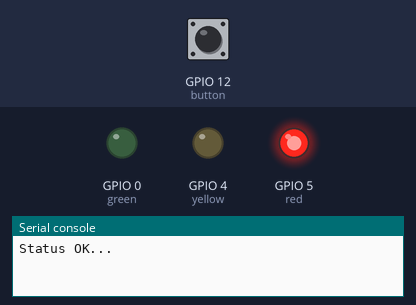
Bench run of a program on a simulated ESP8266 board running MicroPython. On the bench: output pins drawn as LEDs (lit = HIGH), the last lines printed to the serial console. The inputs (shaded band) are chosen by the test bench; at power-on: GPIO 12 (button) HIGH. WiFi joins after 1.5 s.

Above: at 1.2 s.
1.3 s: GPIO 12 (button) pulled LOW for 0.15 s
At 2.2 s:
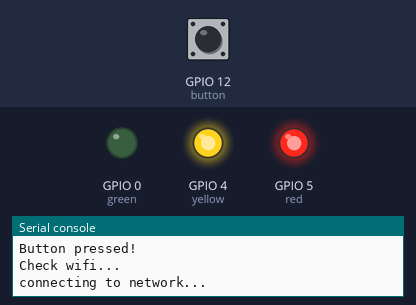
At 3.5 s:
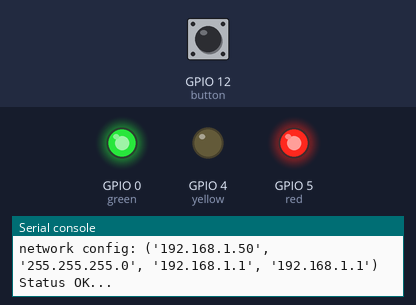
4.3 s: GPIO 12 (button) pulled LOW for 1 s
At 5.6 s:
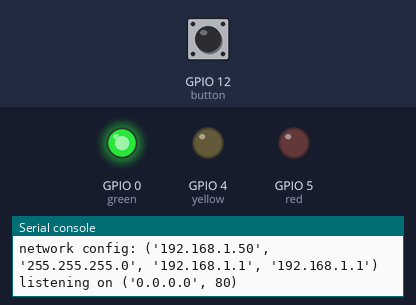
Timing chart, 0 to 7.3 s (numbered marks = the images above; inputs shaded):
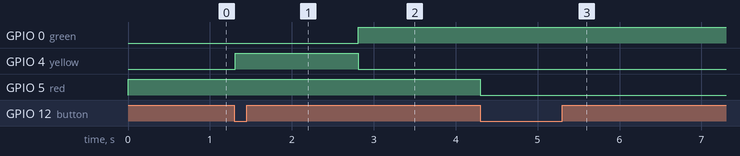

Measured:
- after the input at 1.3 s, GPIO 0 (green): LOW → HIGH after 1.5 s; GPIO 4 (yellow): LOW → HIGH at once, → LOW 1.5 s later
- after the input at 4.3 s, GPIO 5 (red): HIGH → LOW at once

The program:

main.py
```python
import socket
import time
from boot import params, red, green


def blink(led):
    # helper for led confirmation
    i = 0
    while i < 3:
        led.on()
        time.sleep(0.5)
        led.off()
        i += 1
        time.sleep(0.5)


html = """<!DOCTYPE html>
<html>
    <head> <title>ESP8266 Page</title> </head>
    <body> <h1>ESP8266 Page</h1>
        <p><b>params of connect:</b></p>
         <p> %s <p>
    </body>
</html>
"""

addr = socket.getaddrinfo('0.0.0.0', 80)[0][-1]

s = socket.socket()
s.bind(addr)
s.listen(1)

print('listening on', addr)

while True:
    cl, addr = s.accept()
    print('client connected from', addr)
    blink(green)
    cl_file = cl.makefile('rwb', 0)
    while True:
        line = cl_file.readline()
        if not line or line == b'\r\n':
            break

    response = html % '<br>'.join(map(str, params))
    cl.send(response)
    blink(red)
    cl.close()
```

boot.py
```python
import network
import machine
import json
import time

red = machine.Pin(5, machine.Pin.OUT)
yellow = machine.Pin(4, machine.Pin.OUT)
green = machine.Pin(0, machine.Pin.OUT)
button = machine.Pin(12, machine.Pin.IN, machine.Pin.PULL_UP)
flag = bool

with open('data.txt') as json_file:
    keys = json.load(json_file)
    essid = keys['essid']
    pwd = keys['pwd']
    print('Status OK...')


def do_connect(essid, password):
    yellow.on()
    sta_if = network.WLAN(network.STA_IF)
    if not sta_if.isconnected():
        print('connecting to network...')
        sta_if.active(True)
        sta_if.connect(essid, password)
        while not sta_if.isconnected():
            pass
    yellow.off()
    green.on()


while flag:
    red.on()
    first = button.value()
    time.sleep(0.01)
    second = button.value()
    if first and not second:
        print('Button pressed!\nCheck wifi...')
        do_connect(essid, pwd)
        red.off()
        break

params = network.WLAN(network.STA_IF).ifconfig()
print('network config:', params)
```
